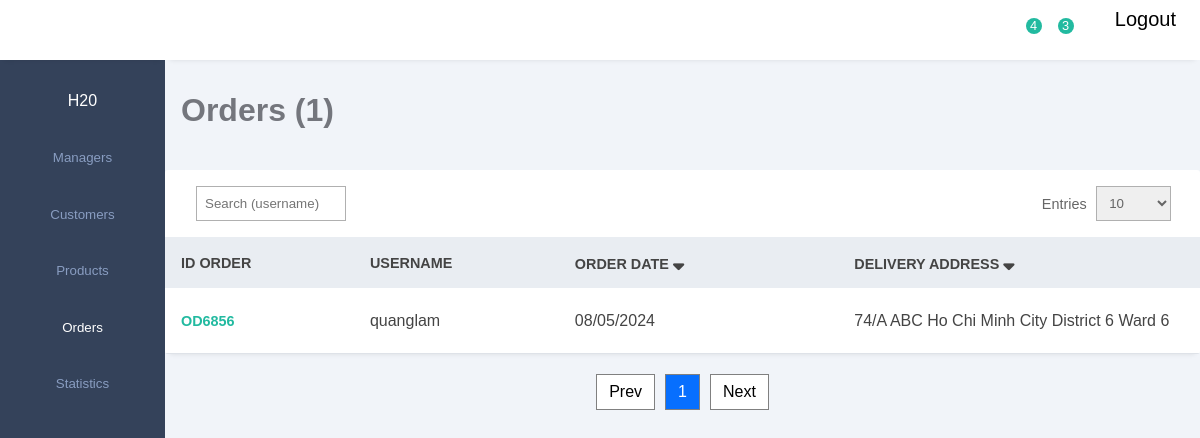
/admin-order.php (signed in), run on an earlier commit of the app's database.
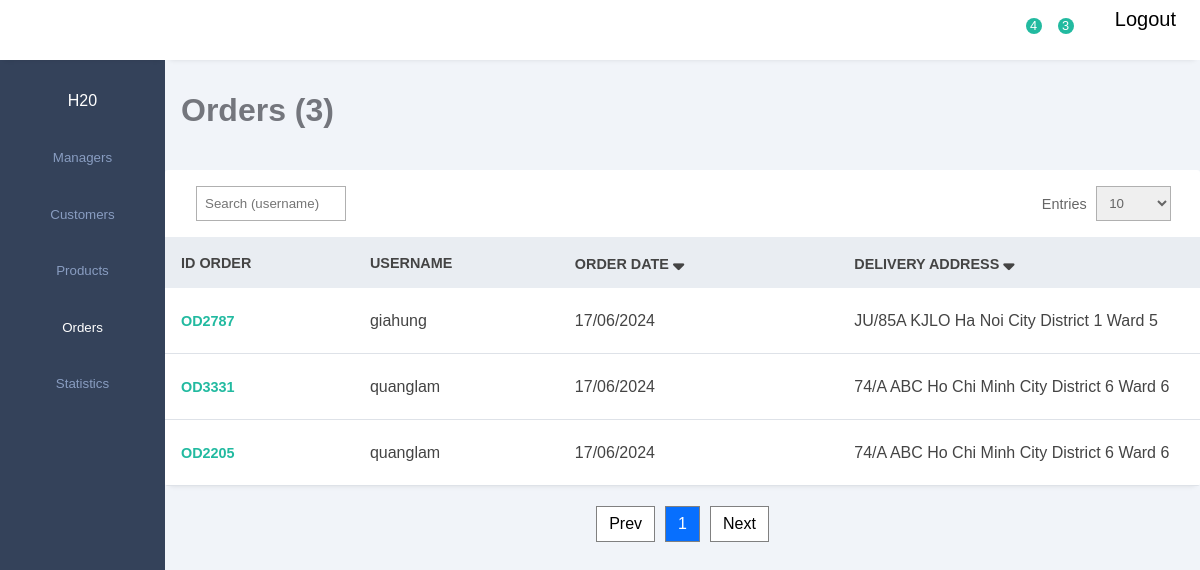
And on a later commit of the database.
### tables this page shows
CREATE TABLE `tb_order` (
  `idorder` varchar(10) NOT NULL,
  `dateorder` datetime NOT NULL,
  `total` int(10) NOT NULL,
  `sonha` varchar(50) NOT NULL,
  `duong` varchar(50) NOT NULL,
  `district` varchar(50) NOT NULL,
  `ward` varchar(50) NOT NULL,
  `city` varchar(50) NOT NULL,
  `paymethod` varchar(10) NOT NULL,
  `status` varchar(1) NOT NULL,
  `username` varchar(10) NOT NULL,
  `fullname` varchar(30) NOT NULL,
  `phone` varchar(12) NOT NULL
);

### config.php (called while the page is built, shortened)
<?php
class Connection{
    public $host = "localhost";
    public $user = "root";
    public $password = "";
    public $db_name = "reglog";
    public function __construct()
    {
        $this->conn = mysqli_connect($this->host, $this->user, $this->password, $this->db_name);
    }
}
class Order extends Connection{
    public function selectOrders($start,$limit,$dateStart = null,$dateEnd = null,$searchDistrict = null,$searchWard = null,$searchUsername = null, $searchStatus = null) {
        $query = "SELECT * FROM tb_order WHERE 1=1";
        $query .= " ORDER BY dateorder DESC";
        $query .= " LIMIT $start, $limit";
        $result2 = mysqli_query($this->conn, $query);
        return $result2;
    }
    public function getOrderCount($dateStart = null,$dateEnd = null,$searchDistrict = null,$searchWard = null,$searchUsername = null, $searchStatus = null) {
        $query = "SELECT COUNT(*) as total FROM tb_order WHERE 1=1";
        $result2 = mysqli_query($this->conn, $query);
        $data = mysqli_fetch_assoc($result2);
        return $data['total'];
    }
}
?>

### admin-order.php (the view, shortened to what the changed rows need)
<?php
require 'config.php';
$order = new Order();
$page = isset($_GET['page']) ? $_GET['page'] : 1;
$dateStart = isset($_GET['date_from']) ? $_GET['date_from'] : null;
$dateEnd = isset($_GET['date_to']) ? $_GET['date_to'] : null;
$searchDistrict = isset($_GET['district']) ? $_GET['district'] : null;
$searchWard = isset($_GET['ward']) ? $_GET['ward'] : null;
$searchUsername = isset($_GET['username']) ? $_GET['username'] : null;
$searchStatus = isset($_GET['status']) ? $_GET['status'] : null;
$limit = 10;
$start = ($page - 1) * $limit;
    $orders = $order->selectOrders($start, $limit,$dateStart,$dateEnd,$searchDistrict,$searchWard,$searchUsername,$searchStatus);
    $totalOrders = $order->getOrderCount($dateStart,$dateEnd,$searchDistrict,$searchWard,$searchUsername,$searchStatus);
$totalPages = ceil($totalOrders / $limit);
?>
<!DOCTYPE html>
<html lang="en">
<head>
    <link rel="stylesheet" href="assets/css/admin.css">
    <link rel="stylesheet" href="https://cdnjs.cloudflare.com/ajax/libs/font-awesome/6.4.0/css/all.min.css" />
    <link rel="stylesheet" href="https://maxst.icons8.com/vue-static/landings/line-awesome/line-awesome/1.3.0/css/line-awesome.min.css">
</head>
<body>
    <div class="main-content">
        <div class="page-content" style="margin-top: 50px;">
            <h1 style="padding: 1.3rem 0rem;color: #74767d;" id="order">Orders <?php echo '(' . $totalOrders . ')'; ?></h1>
        </div>
        <div class="records table-responsive" >
            <div>
                <table width="100%" id="table-order">
                <thead>
                        <tr id="select-filter">
                            <th>ID ORDER</th>
                            <th>USERNAME</th>
                            <th style="position: relative;"> <span style="cursor: pointer; padding:11px 0;" onmouseover="toggleDropdown2()" onmouseout="toggleDropdown2()"> ORDER DATE <i style="cursor: pointer; font-size:18px;" class="fa-solid fa-sort-down"></i>
                        </span>
                        </th>
                            <th style="position: relative;"> <span style="cursor: pointer; padding:11px 0;" onmouseover="toggleDropdown1()" onmouseout="toggleDropdown1()">DELIVERY ADDRESS <i style="cursor: pointer; font-size:18px;" class="fa-solid fa-sort-down"></i>
</span>
                            </th>
                        </tr>
                    </thead>
                    <tbody>
                    <?php
                          if(mysqli_num_rows($orders) > 0) {
                        while ($order = mysqli_fetch_assoc($orders)) { ?>
    <tr>
        <td><?php echo $order['idorder']; ?></td>
        <td><?php echo $order['username']; ?></td>
        <td><?php echo date('d/m/Y', strtotime($order['dateorder'])); ?></td>
        <td><?php echo $order['sonha']; ?> <?php echo $order['duong']; ?> <?php echo $order['city']; ?> <?php echo $order['district']; ?> <?php echo $order['ward']; ?></td>
    </tr>
<?php }
}
?>
       </tbody>
                    </table>
            </div>
        </div>
<?php if (mysqli_num_rows($orders) > 0): ?>
<ul class="pagination" id="pagination">
<?php
      $searchParams = array();
        for ($i = 1; $i <= $totalPages; $i++) {
            echo '<li ' . (($i == $page) ? 'class="active"' : '') . '><a  href="?page=' . $i . '&' . http_build_query($searchParams) .  '">' . $i . '</a></li>';
        }
        ?>
</ul>
<?php endif; ?>

What changed in the data, as far as the page shows it:
removed tb_order: idorder "OD6856", username "quanglam", dateorder "08/05/2024", sonha "74/A", duong "ABC", city "Ho Chi Minh City", district "District 6", ward "Ward 6"
added tb_order: idorder "OD2787", username "giahung", dateorder "17/06/2024", sonha "JU/85A", duong "KJLO", city "Ha Noi City", district "District 1", ward "Ward 5"
added tb_order: idorder "OD3331", username "quanglam", dateorder "17/06/2024", sonha "74/A", duong "ABC", city "Ho Chi Minh City", district "District 6", ward "Ward 6"
added tb_order: idorder "OD2205", username "quanglam", dateorder "17/06/2024", sonha "74/A", duong "ABC", city "Ho Chi Minh City", district "District 6", ward "Ward 6"
Also different on the page:
$totalOrders: "1" → "3"
